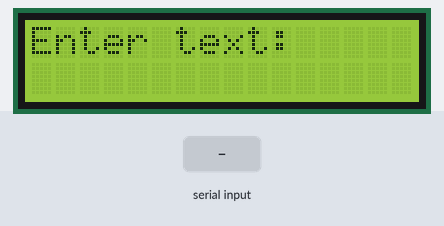
A sketch run on a simulated Arduino Uno, built with avr-gcc and run on an emulated ATmega328P. On the bench: 16×2 character LCD. The test bench sets the inputs (shaded band).

Above: at 1.2 s.
1.3 s: "1\n" received over Serial
At 2.4 s:
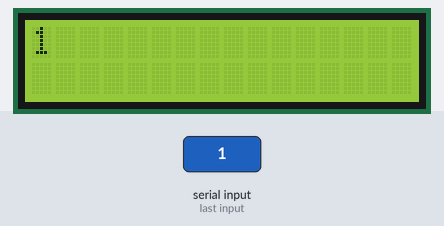
2.9 s: "0\n" received over Serial
At 3.6 s:
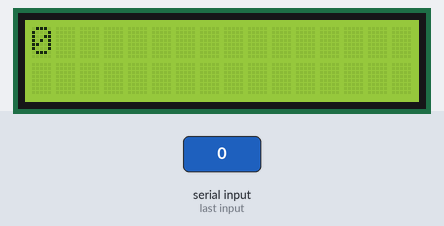
4.5 s: "2\n" received over Serial
At 6.0 s:
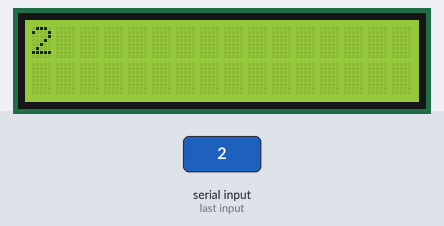
Timing chart, 0 to 7.5 s (numbered marks = the images above; inputs shaded):
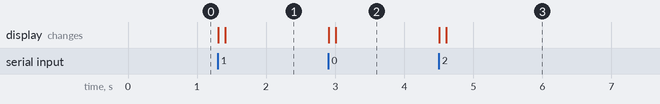

Measured:
- after the input at 1.3 s, the display: first changes at once (image 1 shows a later state)
- after the input at 2.9 s, the display: first changes at once (image 2 shows a later state)
- after the input at 4.5 s, the display: first changes at once (image 3 shows a later state)

The sketch:

R38._User_Input-Based_LCD_Text_Display.ino
```cpp
/*
Components Used:
- Arduino Board
- Sensor Shield
- LCD 16x2 with I2C Module
- Jumper Wires
*/

#include <LiquidCrystal_I2C.h>

LiquidCrystal_I2C lcd(0x27, 16, 2); // I2C address (0x27 or 0x3F), 16 columns, 2 rows

void setup() {
  lcd.init();
  lcd.backlight();
  Serial.begin(9600);
  lcd.setCursor(0, 0);
  lcd.print("Enter text:");
}

void loop() {
  if (Serial.available()) {
    lcd.clear();
    delay(100);

    String text = Serial.readStringUntil('\n'); // Read input until newline

    if (text.length() <= 16) {
      lcd.setCursor(0, 0);
      lcd.print(text); // Display on row 1 only if ≤ 16 characters
    }
  }
}
```
